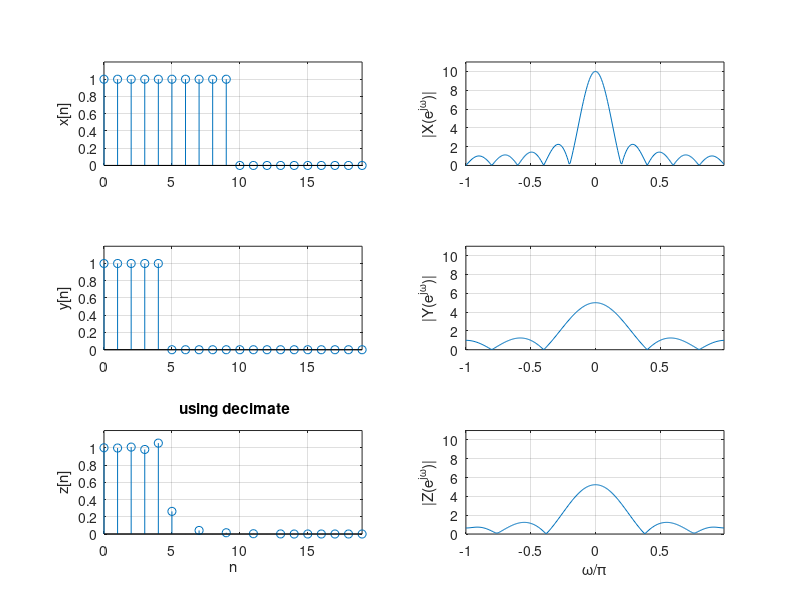
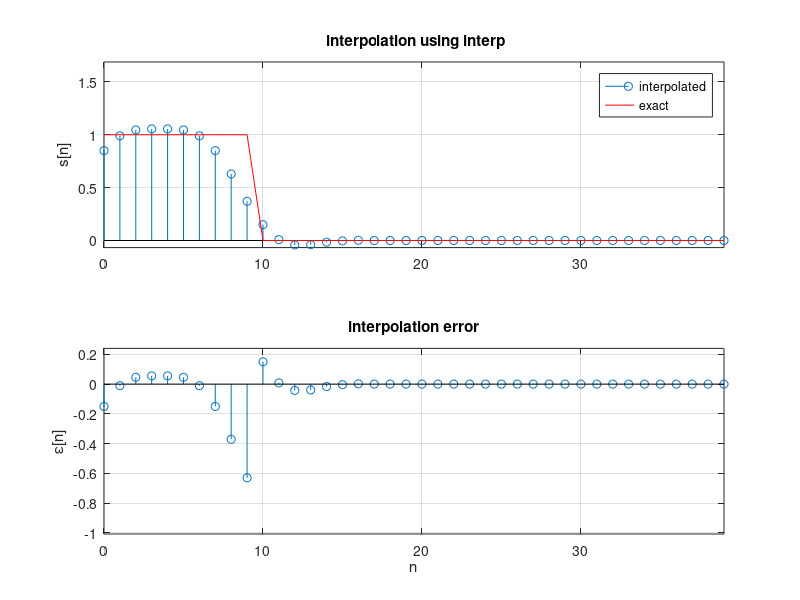

These charts were generated, in order, by the following MATLAB code:
%%
% Example 11.6 -- downsampling, decimation, upsampling and interpolation
%%
clear all; clf
ind=input(' band-limited (1) or non-bandlimited signal (2)? ')
if ind==1,
Nx=200;n=0:Nx-1; x=cos(pi*n/4);
else
x=[ones(1,10) zeros(1,100)];Nx=length(x);n=0:Nx-1;
end
n1=0:19;
y=x(1:2:Nx-1);
X=fft(x,256);Y=fft(y,256);
L=length(X);w=0:2*pi/L:2*pi-2*pi/L;w1=(w-pi)/pi;

figure(1)
subplot(321)
stem(n1,x(1:20));grid;axis([0 19 1.2*min(x(1:20)) 1.2*max(x(1:20))])
ylabel('x[n]')
subplot(322)
plot(w1,fftshift(abs(X)));grid;axis([min(w1) max(w1) 0 1.1*max(abs(X))])
ylabel('|X(e^{j\omega})|')
subplot(323)
stem(n1,y(1:20));grid;axis([0 19 1.2*min(x(1:20)) 1.2*max(x(1:20))])
ylabel('y[n]')
subplot(324)
plot(w1,fftshift(abs(Y)));axis([min(w1) max(w1) 0 1.1*max(abs(X))]);grid
ylabel('|Y(e^{j\omega})|')
z=decimate(x,2,'fir');
Z=fft(z,256);
 subplot(325)
 stem(n1,z(1:20));grid;axis([0 19 1.2*min(x(1:20)) 1.2*max(x(1:20))])
ylabel('z[n]'),xlabel('n'); title(' using decimate')
 subplot(326)
plot(w1,fftshift(abs(Z)));grid;axis([min(w1) max(w1) 0 1.1*max(abs(X))])
ylabel('|Z(e^{j\omega})|');xlabel('\omega/\pi')

s=interp(y,2);n2=0:39;
figure(2)
subplot(211)
stem(n2,s(1:40));grid;axis([0 39 1.6*min(s) 1.6*max(s)])
ylabel('s[n]'); title(' interpolation using interp')
hold on
plot(n2,x(1:40),'r')
hold off; legend('interpolated', 'exact')
subplot(212)
eps=s-x;
stem(n2,eps(1:40));grid;axis([0 39 1.6*min(eps) 1.6*max(eps)])
ylabel('\epsilon[n]');xlabel('n'); title('interpolation error')
